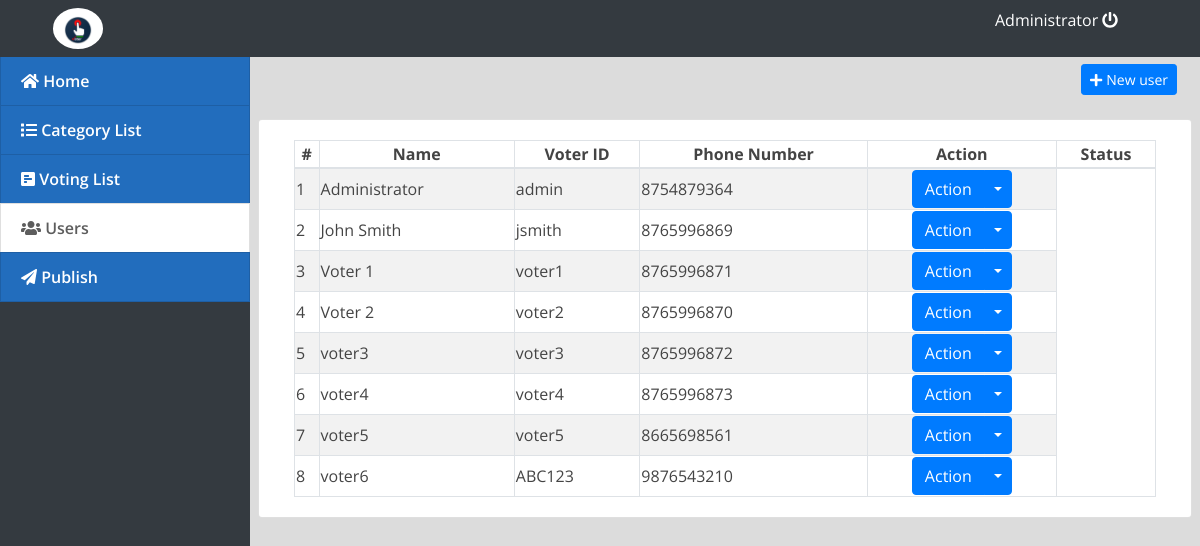
The app's page /index.php?page=users (signed in) with its own data.
### tables this page shows
CREATE TABLE `users` (
  `id` int(30) NOT NULL,
  `name` varchar(200) NOT NULL,
  `username` varchar(100) NOT NULL,
  `phonenumber` bigint(250) NOT NULL,
  `password` varchar(200) NOT NULL,
  `type` tinyint(1) NOT NULL DEFAULT 2 COMMENT '1+admin , 2 = users'
);

### users.php (the view, shortened to what this page needs)
<div class="container-fluid">
	<div class="row">
	<div class="col-lg-12">
			<button class="btn btn-primary float-right btn-sm" id="new_user"><i class="fa fa-plus"></i> New user</button>
	</div>
	</div>
	<br>
	<div class="row">
		<div class="card col-lg-12">
			<div class="card-body">
				<table class="table-striped table-bordered col-md-12">
			<thead>
				<tr>
					<th class="text-center">#</th>
					<th class="text-center">Name</th>
					<th class="text-center">Voter ID</th>
					<th class="text-center">Phone Number</th>
					<th class="text-center">Action</th>
					<th class="text-center">Status</th>
				</tr>
			</thead>
			<tbody>
				<?php
 					include 'db_connect.php';
 					$users = $conn->query("SELECT * FROM users order by name asc");
 					$i = 1;
 					while($row= $users->fetch_assoc()):
				 ?>
				 <tr>
				 	<td>
				 		<?php echo $i++ ?>
				 	</td>
				 	<td>
				 		<?php echo $row['name'] ?>
				 	</td>
				 	<td>
				 		<?php echo $row['username'] ?>
				 	</td>
					 <td>
				 		<?php echo $row['phonenumber'] ?>
				 	</td>
				 	<td>
				 		<center>
								<div class="btn-group">
								  <button type="button" class="btn btn-primary">Action</button>
								  <button type="button" class="btn btn-primary dropdown-toggle dropdown-toggle-split" data-toggle="dropdown" aria-haspopup="true" aria-expanded="false">
								  </button>
								</div>
								</center>
				 	</td>
				 </tr>
				<?php endwhile; ?>
			</tbody>
		</table>
			</div>
		</div>
	</div>
</div>

### assets/css/style.css (style rules this page uses)
body { font-family: "Open Sans", sans-serif; color: #444444; width: 100%; height: calc(100%); }

### index.php (style rules this page uses)
body { background: #80808045; }

### records on screen
users: name "Administrator", username "admin", phonenumber "8754879364"
users: name "John Smith", username "jsmith", phonenumber "8765996869"
users: name "Voter 1", username "voter1", phonenumber "8765996871"
users: name "Voter 2", username "voter2", phonenumber "8765996870"
users: name "voter3", username "voter3", phonenumber "8765996872"
users: name "voter4", username "voter4", phonenumber "8765996873"
users: name "voter5", username "voter5", phonenumber "8665698561"
users: name "voter6", username "ABC123", phonenumber "9876543210"

### other values on screen
$_SESSION['login_name'] "Administrator"
